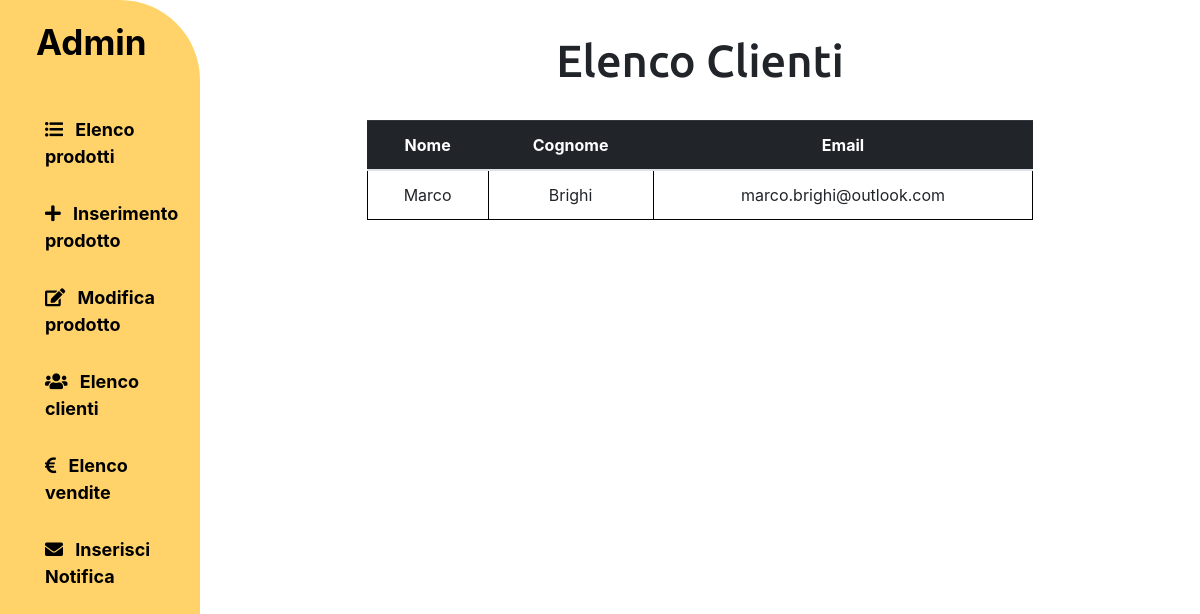
Page /admin/customers.php (signed in) on the earlier database version.
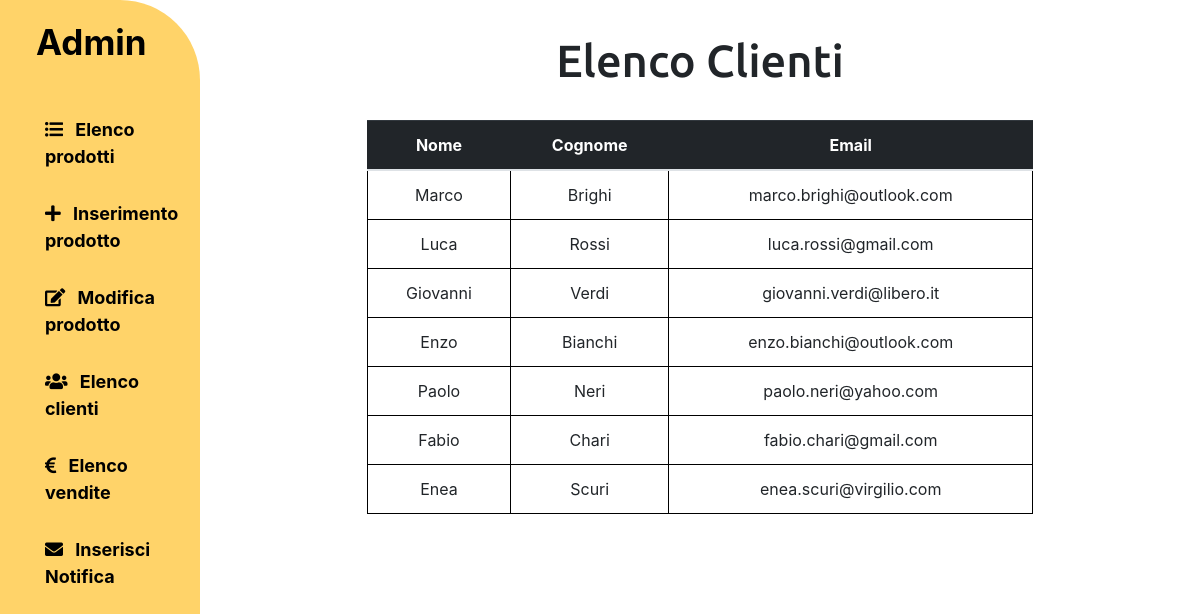
Same page on the later database version.
### tables this page shows
CREATE TABLE IF NOT EXISTS `utenti`(
    `id` INT NOT NULL AUTO_INCREMENT,
    `nome` VARCHAR(20),
    `cognome` VARCHAR(30),
    `email` VARCHAR(30) NOT NULL,
    `password` VARCHAR(80) NOT NULL,
    `tipo` INT(2) NOT NULL DEFAULT 0,
    PRIMARY KEY(`id`)
);

### database/database.php (called while the page is built, shortened)
<?php
class DatabaseHelper
{
    private $db;
    public function __construct($servername, $username, $password, $dbname, $port)
    {
        $this->db = new mysqli($servername, $username, $password, $dbname, $port);
    }
    public function getAllCustomers()
    {
        $stmt = $this->db->prepare("SELECT * FROM utenti where tipo = 0");
        $stmt->execute();
        $result = $stmt->get_result();
        return $result->fetch_all(MYSQLI_ASSOC);
    }
}

### admin/bootstrap.php (called while the page is built, shortened)
<?php
    require_once(ROOT."database/database.php");
    $dbh = new DatabaseHelper("localhost", "root", "", "labottega", 3306);
?>

### admin/template/customers_list.php (the view)
<?php if (isset($_SESSION["id"]) && $_SESSION["tipo"] == 1): ?>
<div class="row">
    <div class="col-md-2"></div>
    <div class="col-12 col-md-8 text-center my-4 nopadding">
        <h1>Elenco Clienti</h1>
        <?php if (count($templateParams["clienti"]) > 0) : ?>
            <table class=" table text-center admin-basic-table mt-4">
                <div class="row ">
                    <thead class="table-dark">
                        <tr>
                            <th scope="col" id="nome"> Nome </th>
                            <th scope="col" id="cognome"> Cognome </th>
                            <th scope="col" id="email"> Email </th>
                        </tr>
                    </thead>
                    <tbody>
                        <?php foreach ($templateParams["clienti"] as $cliente) : ?>
                            <tr class="py-3 my-3">
                                <td header="nome"><?php echo ($cliente["nome"]); ?></td>
                                <td header="cognome"><?php echo ($cliente["cognome"]); ?></td>
                                <td header="email"><?php echo ($cliente["email"]); ?></td>
                            </tr>
                        <?php endforeach; ?>
                    </tbody>
            </table>
        <?php else : ?>
            <p> Non ci sono clienti da visualizzare. </p>
        <?php endif; ?>
    </div>
    <div class="col-md-2"></div>
</div>
<?php endif; ?>

### admin/customers.php
<?php
require_once 'bootstrap.php';
if (isset($_SESSION["id"]) && $_SESSION["tipo"] == 1) {
    $templateParams["titolo"] = "LaBottega - Admin";
    $templateParams["clienti"] = $dbh -> getAllCustomers();
    $templateParams["section"] = 'customers_list.php';
    require 'template/base.php';
} else {
    header("location: ".ROOT."login.php");
}
?>

### admin/template/base.php (shortened to what this page needs)
<?php if (isset($_SESSION["id"]) && $_SESSION["tipo"] == 1): ?>
<!DOCTYPE html>
<html lang="it">
<head>
    <link rel="stylesheet" href=<?php echo ROOT . "public/css/style.css" ?> />
    <link rel="stylesheet" href="https://maxcdn.bootstrapcdn.com/bootstrap/4.0.0/css/bootstrap.min.css" />
    <link rel="stylesheet" href="https://use.fontawesome.com/releases/v5.7.0/css/all.css" />
    <link rel="stylesheet" href="//cdnjs.cloudflare.com/ajax/libs/toastr.js/latest/css/toastr.min.css">
</head>
<body>
    <div class="container-fluid">
        <div class="row">
            <div class="col-12 col-md-2 nopadding">
                <aside>
                    <p id="aside-title" class="pt-3 pl-3 pb-3">Admin</p>
                    <a href="index.php">
                        <i class="fas fa-list-ul pr-2"></i>
                        Elenco prodotti
                    </a>
                    <a href="new-product.php">
                        <i class="fas fa-plus pr-2"></i>
                        Inserimento prodotto
                    </a>
                    <a href="modify-product.php">
                        <i class="fas fa-edit pr-2"></i>
                        Modifica prodotto
                    </a>
                    <a href="customers.php">
                        <i class="fas fa-users pr-2"></i>
                        Elenco clienti
                    </a>
                    <a href="sales.php">
                        <i class="fas fa-euro-sign pr-2"></i>
                        Elenco vendite
                    </a>
                    <a href="notifications.php">
                        <i class="fas fa-envelope pr-2"></i>
                        Inserisci Notifica
                    </a>
                </aside>
            </div>
            <div class="col-12 col-md-10">
                <section>
                    <?php
                    if (isset($templateParams["section"])) {
                        require($templateParams["section"]);
                    }
                    ?>
                </section>
            </div>
        </div>
    </div>
</body>
</html>
<?php endif; ?>

### public/css/style.css (style rules this page uses)
h1 { font-size: 30px !important; padding-top: 10px; font-family: 'Ubuntu', sans-serif !important; }
p#aside-title { font-size: 35px; font-weight: bold; }
aside { color: #000; padding-left: 20px; height: 100vh; background-color: #ffd369; border-top-right-radius: 80px; }
aside a { font-size: 18px; font-weight: bold; color: #000; display: block; padding: 15px; padding-left: 25px; }
table.admin-basic-table tr td { border: 1px solid #000000; }
@media (min-width:576px) { h1 { font-size: 40px !important; } }
@media (min-width:768px) { h1 { font-size: 45px !important; } }
.nopadding { padding:0 !important; margin:0 !important; }

Differences in the rows shown:
added utenti: nome "Luca", cognome "Rossi", email "luca.rossi@gmail.com"
added utenti: nome "Giovanni", cognome "Verdi", email "giovanni.verdi@libero.it"
added utenti: nome "Enzo", cognome "Bianchi", email "enzo.bianchi@outlook.com"
added utenti: nome "Paolo", cognome "Neri", email "paolo.neri@yahoo.com"
added utenti: nome "Fabio", cognome "Chari", email "fabio.chari@gmail.com"
added utenti: nome "Enea", cognome "Scuri", email "enea.scuri@virgilio.com"
